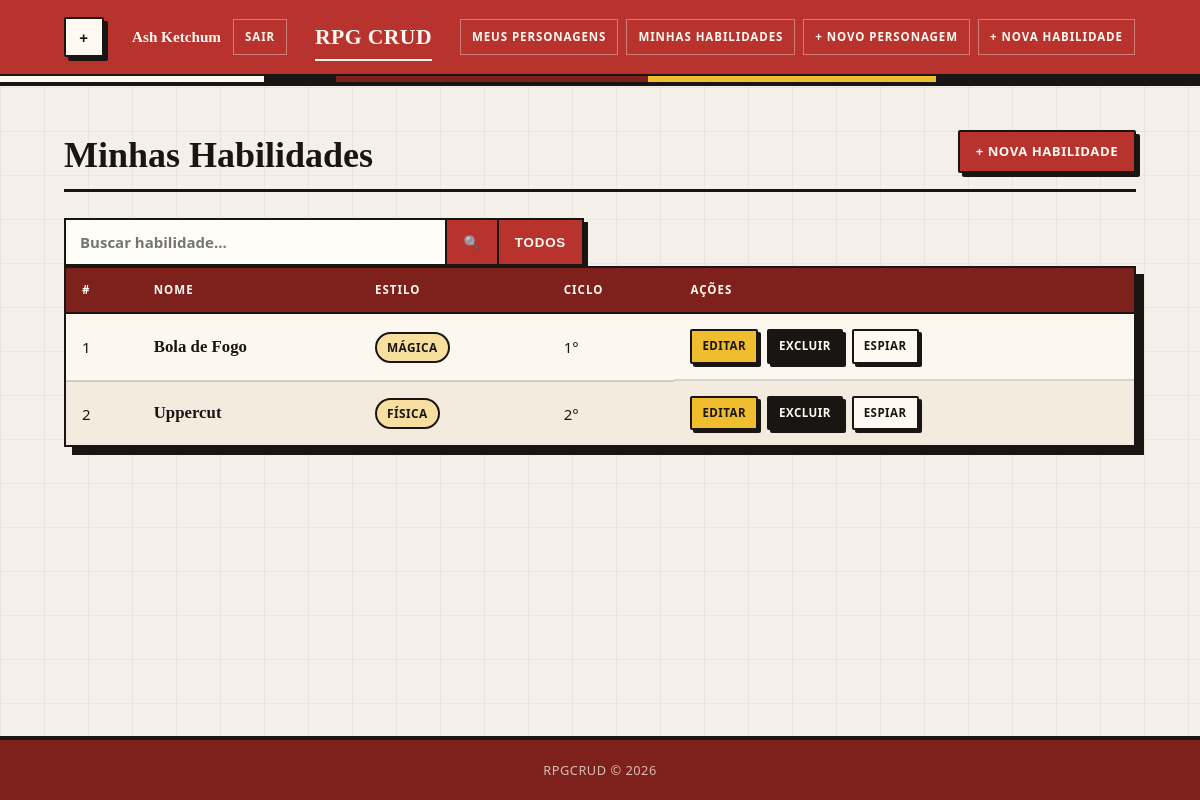
Screenshot of /pages/index2.php (signed in) with the database file from the repository.
### tables this page shows
CREATE TABLE `habilidade` (
  `id_usuario` int(11) DEFAULT NULL,
  `id` int(11) NOT NULL,
  `nome` varchar(100) DEFAULT NULL,
  `tipo` varchar(100) DEFAULT NULL,
  `ciclo` int(11) DEFAULT NULL,
  `estilo` varchar(40) DEFAULT NULL,
  `custo` int(11) DEFAULT NULL,
  `descricao` text DEFAULT NULL,
  `deletado` tinyint(1) NOT NULL DEFAULT 0
);

### config/database.php (called while the page is built, shortened)
<?php
function getConexao(): PDO {
    $dsn = "mysql:host=" . DB_HOST . ";dbname=" . DB_NAME . ";charset=" . DB_CHARSET;
    $opcoes = [
        PDO::ATTR_ERRMODE            => PDO::ERRMODE_EXCEPTION,
        PDO::ATTR_DEFAULT_FETCH_MODE => PDO::FETCH_ASSOC,
        PDO::ATTR_EMULATE_PREPARES   => false,
    ];
    return new PDO($dsn, DB_USER, DB_PASS, $opcoes);
}

### repository/HabilidadeRepository.php (called while the page is built, shortened)
<?php
require_once __DIR__ . '/../config/database.php';
require_once __DIR__ . '/../entity/Habilidade.php';
class HabilidadeRepository {
    private PDO $pdo;
    public function __construct() {
        $this->pdo = getConexao();
    }
    public function listarPorUsuario(int $usuarioId): array {
        $stmt = $this->pdo->prepare(
            'SELECT * FROM habilidade WHERE id_usuario = :idu ORDER BY nome ASC'
        );
        $stmt->execute([':idu' => $usuarioId]);
        $lista = [];
        foreach ($stmt->fetchAll() as $dados) {
            $lista[] = new Habilidade($dados);
        }
        return $lista;
    }
}

### entity/Habilidade.php (called while the page is built, shortened)
<?php
class Habilidade {
    private int    $id;
    private string $nome;
    private int    $ciclo;
    private string $estilo;
    public function __construct(array $dados) {
        $this->id                = (int) ($dados['id']          ?? 0);
        $this->nome              =        $dados['nome']        ?? '';
        $this->ciclo             = (int) ($dados['ciclo']       ?? 0);
        $this->estilo            =        $dados['estilo']      ?? '';
    }
    public function getId():              int    { return $this->id; }
    public function getNome():            string { return $this->nome; }
    public function getCiclo():           int    { return $this->ciclo; }
    public function getEstilo():          string { return $this->estilo; }
}

### pages/index2.php (the view, shortened to what this page needs)
<?php
require_once __DIR__ . '/../repository/HabilidadeRepository.php';
$repo = new HabilidadeRepository();
$habilidades = $repo->listarPorUsuario($_SESSION['id_usuario']);
require_once __DIR__ . '/../includes/header.php';
?>
<div class="page-header">
  <h2>Minhas Habilidades</h2>
  <a href="habilidade_create.php" class="btn btn-primary">+ Nova Habilidade</a>
</div>
<div>
  <form class="search-bar" method="GET" action="index2.php">
    <input type="search" name="pesquisa" placeholder="Buscar habilidade...">
    <button type="submit">🔍</button>
    <button type="submit" id="limpar" name="limpar">Todos</button>
  </form>
</div>
<?php if (empty($habilidades)): ?>
  <div class="empty-state">
    <p>Você ainda não cadastrou nenhuma habilidade.</p>
    <a href="habilidade_create.php" class="btn btn-primary">Cadastrar agora</a>
  </div>
<?php else: ?>
  <div class="table-wrapper">
    <table class="data-table">
      <thead>
        <tr>
          <th>#</th>
          <th>Nome</th>
          <th>Estilo</th>
          <th>Ciclo</th>
          <th>Ações</th>
        </tr>
      </thead>
      <tbody>
        <?php foreach ($habilidades as $indice => $h): ?>
          <tr>
            <td><?= $indice + 1 ?></td>
            <td><strong><?= htmlspecialchars($h->getNome()) ?></strong></td>
            <td><span class="badge badge-raça"><?= htmlspecialchars($h->getEstilo()) ?></span></td>
            <td><?= $h->getCiclo() ?>°</td>
            <td class="acoes">
              <a href="habilidade_edit.php?id=<?= $h->getId() ?>" class="btn btn-sm btn-editar">Editar</a>
              <a href="habilidade_delete.php?id=<?= $h->getId() ?>" class="btn btn-sm btn-excluir">Excluir</a>
              <a href="habilidade_espiar.php?id=<?= $h->getId() ?>" class="btn btn-sm btn-espiar">Espiar</a>
            </td>
          </tr>
        <?php endforeach; ?>
      </tbody>
    </table>
  </div>
<?php endif; ?>
<?php require_once __DIR__ . '/../includes/footer.php'; ?>

### assets/style.css (style rules this page uses)
*, *::before, *::after { box-sizing: border-box; margin: 0; padding: 0; }
:root { --paper: #f4efe8; --paper-soft: #fffaf1; --ink: #191512; --ink-soft: #4b433b; --line: #1f1b16; --muted: #776f63; --orange: #c4572b; --orange-dark: #8f3425; --green: #69785a; --green-dark: #3f4c36; --yellow: #f0bd2f; --yellow-soft: #f7dfa0; --red: #b9332e; --red-dark: #7e211d; --red-soft: #f0d4c9; --cream: #ede0cf; --radius: 2px; --shadow: 8px 8px 0 var(--ink); --shadow-sm: 4px 4px 0 var(--ink); }
html { min-height: 100%; }
body { position: relative; isolation: isolate; min-height: 100vh; display: flex; flex-direction: column; color: var(--ink); background: linear-gradient(90deg, rgba(24,23,20,.05) 1px, transparent 1px), linear-gradient(0deg, rgba(24,23,20,.04) 1px, transparent 1px), var(--paper); background-size: 44px 44px, 44px 44px, auto; font-family: "Trebuchet MS", "Segoe UI", system-ui, sans-serif; font-size: 15px; line-height: 1.6; }
a { color: var(--ink); text-decoration-color: var(--red); text-decoration-thickness: 2px; text-underline-offset: 3px; }
.page-header { display: flex; align-items: flex-end; justify-content: space-between; gap: 18px; margin-bottom: 26px; padding-bottom: 16px; border-bottom: 3px solid var(--ink); }
.page-header h2 { position: relative; font-family: Georgia, "Times New Roman", serif; font-size: clamp(1.9rem, 3vw, 2.6rem); line-height: 1; font-weight: 700; letter-spacing: 0; }
.btn { display: inline-flex; align-items: center; justify-content: center; gap: 8px; min-height: 40px; padding: 9px 16px; border: 2px solid var(--ink); border-radius: var(--radius); color: var(--ink); background: var(--paper-soft); box-shadow: var(--shadow-sm); font-size: .82rem; font-weight: 900; letter-spacing: .04em; text-transform: uppercase; cursor: pointer; text-decoration: none; transition: transform .12s ease, box-shadow .12s ease, background .12s ease; }
.btn-primary { background: var(--red); color: var(--paper-soft); }
.btn-editar { background: var(--yellow); color: var(--ink); }
.btn-excluir { background: var(--ink); color: var(--paper-soft); }
.btn-sm { min-height: 34px; padding: 6px 10px; box-shadow: 3px 3px 0 var(--ink); font-size: .72rem; }
.table-wrapper { background: var(--paper-soft); border: 2px solid var(--ink); box-shadow: var(--shadow); overflow-x: auto; }
.data-table { width: 100%; min-width: 720px; border-collapse: collapse; }
.data-table th { padding: 13px 16px; color: var(--paper-soft); background: var(--red-dark); border-bottom: 2px solid var(--ink); font-size: .72rem; font-weight: 900; text-align: left; text-transform: uppercase; letter-spacing: .09em; }
.data-table td { padding: 15px 16px; border-bottom: 2px solid rgba(24,23,20,.16); color: var(--ink); background: rgba(251,247,239,.78); }
.data-table tr:nth-child(even) td { background: rgba(237,227,211,.64); }
.data-table tr:last-child td { border-bottom: none; }
.data-table strong { font-family: Georgia, "Times New Roman", serif; font-size: 1.05rem; }
.acoes { display: flex; gap: 9px; flex-wrap: wrap; }
.badge { display: inline-flex; align-items: center; min-height: 28px; padding: 4px 10px; border: 2px solid var(--ink); border-radius: 999px; color: var(--ink); background: var(--yellow-soft); font-size: .74rem; font-weight: 900; letter-spacing: .04em; text-transform: uppercase; }
.search-bar { display: flex; align-items: stretch; gap: 0; max-width: 520px; width: 100%; background: var(--paper-soft); border: 2px solid var(--ink); box-shadow: var(--shadow-sm); overflow: hidden; }
.search-bar input[type="text"], .search-bar input[type="search"] { flex: 1; min-height: 44px; padding: 10px 14px; border: none; outline: none; background: #fffdf7; color: var(--ink); font: inherit; font-weight: 700; }
.search-bar button { min-width: 44px; padding: 0 16px; border: none; border-left: 2px solid var(--ink); background: var(--red); color: var(--paper-soft); font-weight: 900; text-transform: uppercase; letter-spacing: .06em; cursor: pointer; transition: transform .12s ease, background .12s ease; }

### rows the page displays
habilidade: nome "Bola de Fogo", estilo "MÁGICA", ciclo "1"
habilidade: nome "Uppercut", estilo "FÍSICA", ciclo "2"

### other values shown
$nomeUser "Ash Ketchum"
